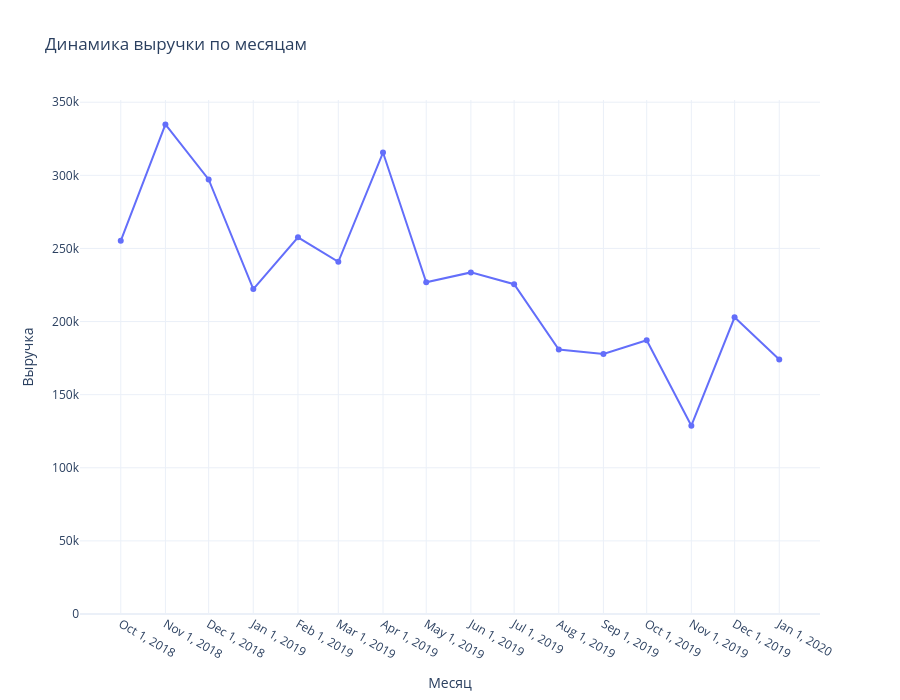

The notebook cell saved with this chart:
### Markdown cell above
Сразу бросается в глаза что магазин, несмотря на примерно постоянное количество клиентов, теряет как общую, так и среднюю выручку. А также то что за последние 3 месяца ни один клиент не приходил хотя бы во второй раз.

### Code cell
create_line_px (ecom_data_monthly, 'month', 'revenue_sum',900,700,'Динамика выручки по месяцам', 'Месяц', 'Выручка',
                xtiks = True)

### Figure 1 — Plotly figure (JSON) as saved in the notebook; plotly's stock layout.template omitted (floating-point values rounded to 4 significant figures)
{"data": [{"hovertemplate": "month=%{x}<br>revenue_sum=%{y}<extra></extra>", "legendgroup": "", "line": {"color": "#636efa", "dash": "solid"}, "marker": {"symbol": "circle"}, "mode": "markers+lines", "name": "", "orientation": "v", "showlegend": false, "type": "scatter", "x": ["2018-10", "2018-11", "2018-12", "2019-01", "2019-02", "2019-03", "2019-04", "2019-05", "2019-06", "2019-07", "2019-08", "2019-09", "2019-10", "2019-11", "2019-12", "2020-01"], "xaxis": "x", "y": [255198, 334791, 297205, 222251, 257635, 240856, 315614, 226865, 233624, 225526, 180910, 177788, 187196, 128800.0, 202900.0, 174000.0], "yaxis": "y"}], "layout": {"height": 700, "legend": {"tracegroupgap": 0}, "title": {"text": "Динамика выручки по месяцам"}, "width": 900, "xaxis": {"anchor": "y", "autorange": true, "domain": [0, 1], "range": ["2018-09-02 17:15:59.4533", "2020-01-29 06:44:00.5467"], "tickmode": "array", "tickvals": ["2018-10", "2018-11", "2018-12", "2019-01", "2019-02", "2019-03", "2019-04", "2019-05", "2019-06", "2019-07", "2019-08", "2019-09", "2019-10", "2019-11", "2019-12", "2020-01"], "title": {"text": "Месяц"}, "type": "date"}, "yaxis": {"anchor": "x", "domain": [0, 1], "range": [0, 351500.0], "title": {"text": "Выручка"}, "type": "linear"}}}
